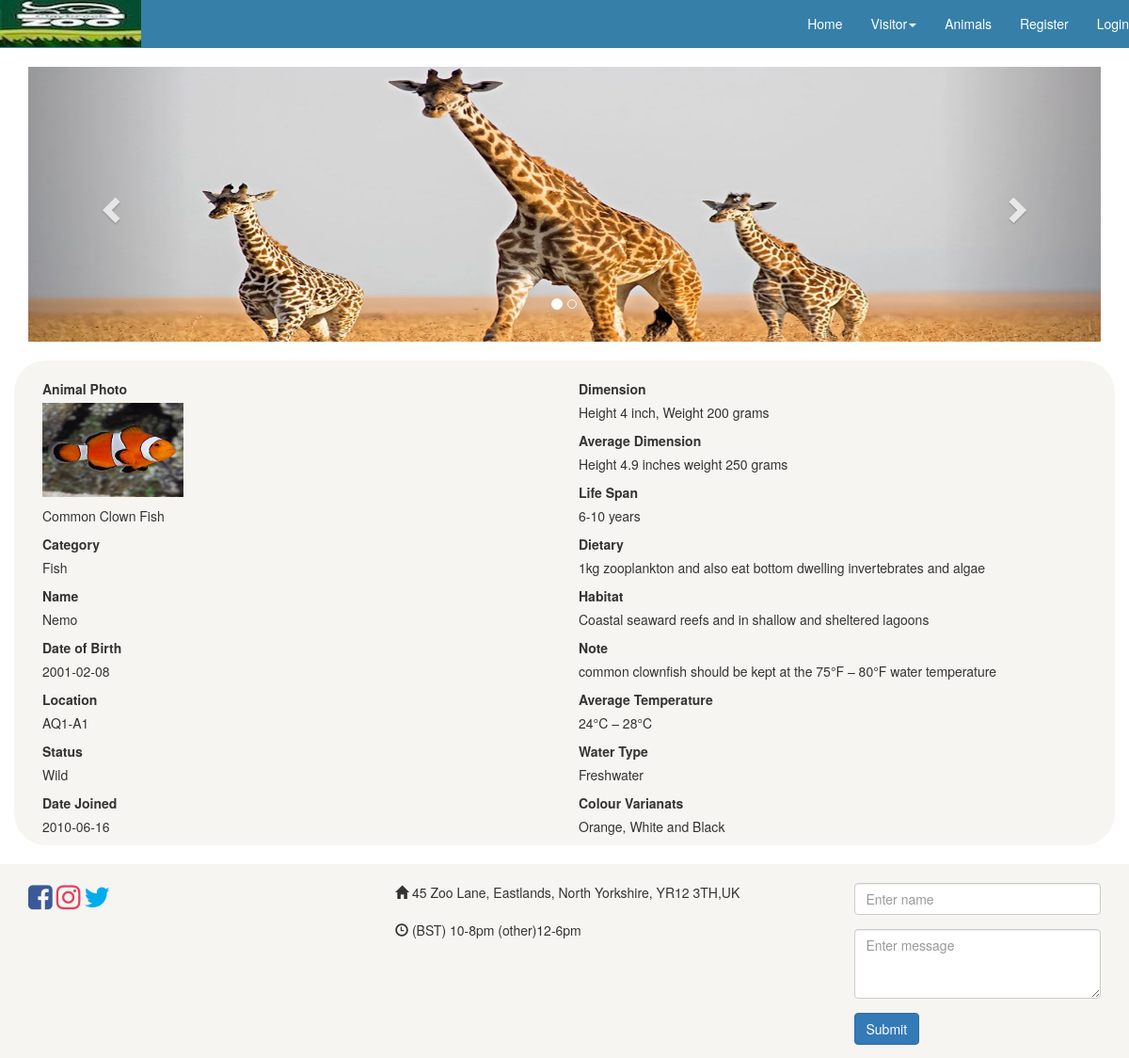
Screenshot of /user/fish_information.php?id=6 with the database file from the repository.
### tables this page shows
CREATE TABLE `fish` (
  `id` int(11) NOT NULL,
  `species` varchar(255) NOT NULL,
  `category` varchar(255) NOT NULL,
  `name` varchar(255) NOT NULL,
  `photo` varchar(255) NOT NULL,
  `date_of_birth` date NOT NULL,
  `location` varchar(255) NOT NULL,
  `captivity_wild` varchar(255) NOT NULL,
  `date_joined` date NOT NULL,
  `dimension` varchar(255) NOT NULL,
  `average_dimension` varchar(255) NOT NULL,
  `life` varchar(255) NOT NULL,
  `dietary` varchar(255) NOT NULL,
  `habitat` varchar(255) NOT NULL,
  `note` varchar(255) NOT NULL,
  `fish_average_temperature` varchar(255) NOT NULL,
  `fish_water_type` varchar(255) NOT NULL,
  `fish_colour` varchar(255) NOT NULL
);

### user/fish_information.php (the view)
<?php
include'../connection/connection.php';
include'user_header.php';
if (isset($_GET['id'])) {
    $fish_information = $connection->prepare("SELECT * FROM fish WHERE id = :id");
    $fish_information->execute($_GET);
    $info = $fish_information->fetch();
}
?>
    <div class="container info">
        <div class="col-md-6 record">
        <label>Animal Photo</label>
        <p><?php echo '<img style="width: 150px; height:100px;" src="../img/'.$info['photo'].'">';?></p>
        <p><?php echo $info['species'];?></p>
        <label>Category</label>
        <p><?php echo $info['category'];?></p>
        <label>Name</label>
        <p><?php echo $info['name'];?></p>
        <label>Date of Birth</label>
        <p><?php echo $info['date_of_birth'];?></p>
        <label>Location</label>
        <p><?php echo $info['location'];?></p>
        <label>Status</label>
        <p><?php echo $info['captivity_wild'];?></p>
        <label>Date Joined</label>
        <p><?php echo $info['date_joined'];?></p>
    </div>
    <div class="col-md-6 record">
        <label>Dimension </label>
        <p><?php echo $info['dimension'];?></p>
        <label>Average Dimension</label>
        <p><?php echo $info['average_dimension'];?></p>
        <label>Life Span</label>
        <p><?php echo $info['life'];?></p>
        <label>Dietary</label>
        <p><?php echo $info['dietary'];?></p>
        <label>Habitat</label>
        <p><?php echo $info['habitat'];?></p>
        <label>Note</label>
        <p><?php echo $info['note'];?></p>
        <label>Average Temperature</label>
        <p><?php echo $info['fish_average_temperature'];?></p>
        <label>Water Type</label>
        <p><?php echo $info['fish_water_type'];?></p>
        <label>Colour Varianats</label>
        <p><?php echo $info['fish_colour'];?></p>
        </div>
    </div>
<?php include 'footer.php';?>

### css/main.css (style rules this page uses)
.info { background-color: #f6f5f1; border-radius: 34px; }
.record { margin-top: 20px; }

### rows the page displays
fish: photo (picture), species "Common Clown Fish", category "Fish", name "Nemo", date_of_birth "2001-02-08", location "AQ1-A1", captivity_wild "Wild", date_joined "2010-06-16", dimension "Height 4 inch, Weight 200 grams", average_dimension "Height 4.9 inches weight 250 grams", life "6-10 years", dietary "1kg zooplankton and also eat bottom dwelling invertebrates and algae", habitat "Coastal seaward reefs and in shallow and sheltered lagoons", note "common clownfish should be kept at the 75°F – 80°F water temperature", fish_average_temperature "24°C – 28°C", fish_water_type "Freshwater", fish_colour "Orange, White and Black"
